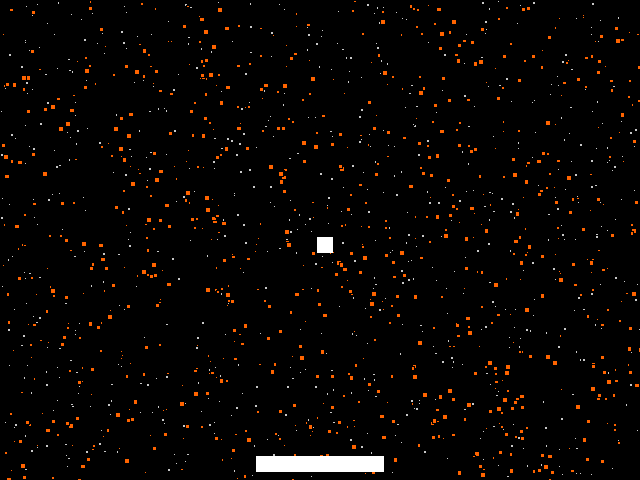
Frame 1 (no input)
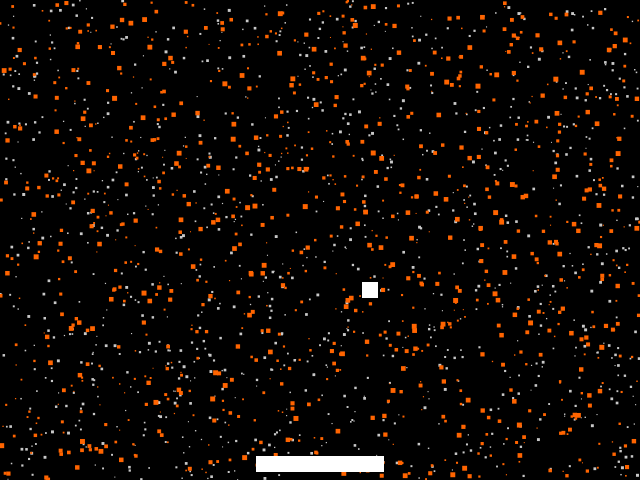
Frame 60 (the mouse pressed at the canvas centre just before this capture)
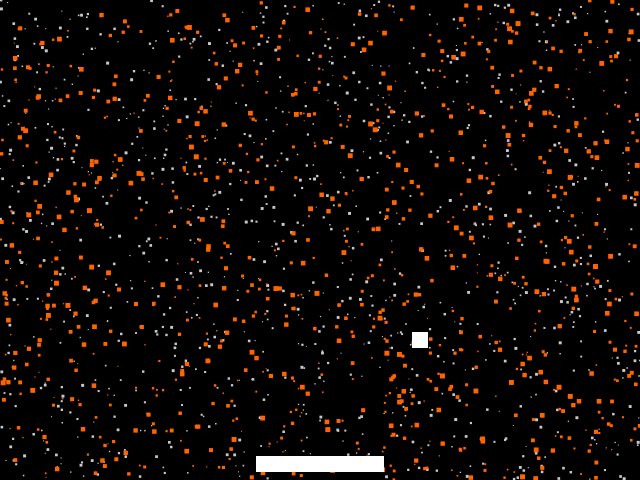
Frame 120 (the mouse held since frame 60 and released just before this capture)

The Processing sketch that drew these frames (run headless with seeded random() and noise(); from frame 60 on, the mouse is pressed at the canvas centre):

// Processing sketch: exercise02
// ── exercise02.pde
/*Generally, this program has a ball starting from midde of the screen, and one can use the arrow keys to move a paddle at the bottom of the screen. If the ball touches the paddle, it bounces off it, and then bounces off one of the edges of the screen to come back down to the bottom of the screen. If the ball does not touch the paddle, it starts to move from its inital place, which is in the middle of the screen. */ 

/*this section defines the properties of the variables that will be used*/
//declaring variable backgroundcolour and declaring it will be black.
color backgroundColor = color(0);

/*declaring properties of the static spots that appear and disappear.*/
//declaring that there are 1000 static spots.
int numStatic = 1000;
int staticSizeMin = 1;
int staticSizeMax = 3;
//declaring that the colour of the static spots will be light gray.
color staticColor = color(200);

/*CHANGED: added new variables in order to add orange static */
//1000 static specks
int newNumStatic=1000;
//minumum size of static is 1
int newStaticSizeMin=1;
//maximum size of static is 6
int newStaticSizeMax=5;
//colour of new static is orange
color newStaticColor= color(255,100,0);


/* declaring the variables processing will need to use to create the paddle (white rectangle) at the bottom of the screen.*/
int paddleX;
int paddleY;
int paddleVX;
int paddleSpeed = 10;
int paddleWidth = 128;
int paddleHeight = 16;
color paddleColor = color(255);


/*declaration of the variables processing will need to create the "ball" (the white square) that moves around the screen.*/
int ballX;
int ballY;
//speed at which the ball moves on the x-axis.
int ballVX;
//speed at which the ball moves on the y-axis.
int ballVY;
//speed at which the ball moves is 5.
int ballSpeed = 5;
int ballSize = 16;
color ballColor = color(255);

/*calling setup function, which tells processing what we want to happen at the start of the program. Void is declaring that the fucntion included in the setup function return no value.*/
void setup() {
  //size of screen
  size(640, 480);
  
/*calling these functions in the setup function will be used to tell processing where the paddle and thse ball at the start of the program.*/
  setupPaddle();
  setupBall();
}

/*declaring the start location of the paddle and the speed of the paddle at the start of the program  */
void setupPaddle() {
  paddleX = width/2;
  paddleY = height - paddleHeight;
  paddleVX = 0;
}

/*declaring the start location of the ball and the speed of the ball at the start of the program  */
void setupBall() {
  ballX = width/2;
  ballY = height/2;
  ballVX = ballSpeed;
  ballVY = ballSpeed;
}

/*calling the draw function, thus telling processing what we want to happen every frame of the program.  */ 
void draw() {
  //background in under the draw function because we don't want the gray dots, ball, and paddle to leave their trace on the screen.
  background(backgroundColor);

/*calling these functions in the draw functions tells processing that these functions will have to happen every frame.*/
  drawStatic();
  
  //CHANGED: called newDrawStatic function 
newDrawStatic();

  updatePaddle();
  updateBall();

  drawPaddle();
  drawBall();
}

/*declaring the drawStatic function tells processing what to do every frame with the little gray static specks */
void drawStatic() {
  //calling "for" function is telling processing to do a sequence of repetitions until certain actions are done a set number of times.
  // i=0 is declaring that at the start of the loop, the variable i has a value of 0. i< numStatic is declaring the condition for this loop: if the variable i has a integer value under 1000 (so maximum is 999), then the loop keeps going. If the variable i has the value above 999, the loop ends. i++ tells processing to add 1 to the variable i at the end of each loop. The opening curly bracket announces we are about to tell processing what action we want to do over and over in the loop.
  for (int i = 0; i < numStatic; i++) {
   //the random function will give x a random floating point between the point 0 on the x-axis and the width of the screen.
    float x = random(0,width);
   //the random function will give y a random floating point between the point 0 on the y-axis and the height of the screen.
   float y = random(0,height);
   //the size of the static gray spots with be a random floating number between 1 and 3. 
   float staticSize = random(staticSizeMin,staticSizeMax);
   fill(staticColor);
   rect(x,y,staticSize,staticSize);
   
   }
}

/*CHANGED: declaring the newdrawStatic function tells processing what to do every frame with the NEW ORANGE static specks */
void newDrawStatic() {
  //calling "for" function is telling processing to do a sequence of repetitions until certain actions are done a set number of times.
  // i=0 is declaring that at the start of the loop, the variable i has a value of 0. i< numStatic is declaring the condition for this loop: if the variable i has a integer value under 1000 (so maximum is 999), then the loop keeps going. If the variable i has the value above 999, the loop ends. i++ tells processing to add 1 to the variable i at the end of each loop. The opening curly bracket announces we are about to tell processing what action we want to do over and over in the loop.
  for (int i = 0; i < newNumStatic; i++) {
   //the random function will give x a random floating point between the point 0 on the x-axis and the width of the screen.
    float x = random(0,width);
   //the random function will give y a random floating point between the point 0 on the y-axis and the height of the screen.
   float y = random(0,height);
   //the size of the new static orange spots with be a random floating number between 1 and 3. 
   float newStaticSize = random(newStaticSizeMin,newStaticSizeMax);
   fill(newStaticColor);
   rect(x,y,newStaticSize,newStaticSize);
   
   }
}

//the updatePaddle function tells processing what actions to do with the paddle.
void updatePaddle() {
  //the location of the paddle on the x-axis is equal to the location of the paddle on the x-axis plus the speed at which the paddle travels on the x-axis. 
  paddleX += paddleVX;  
  //the location of the paddle on the x-axis will be between the 64th pixel on the x-axis and the width of the window minus 64 pixels.
  paddleX = constrain(paddleX,0+paddleWidth/2,width-paddleWidth/2);
}

//the updateBall function tells processing what actions to do with the ball every frame.
void updateBall() {
  // the location of the ball on the x-axis is equal to the location of the paddle on the x-axis plus the speed at which the ball travels on the x-axis..          
  ballX += ballVX;
  //the location of the ball on the x-axis is equal to the location of the paddle on the x-axis plus the speed at which the ball travels on the y-axis.
  ballY += ballVY;
  
  
  /* calling functions that tell processing what to do what to do when the ball hits the paddle, hits the wall of the screen, and hits the bottom of the screen.*/
  handleBallHitPaddle();
  handleBallHitWall();
  handleBallOffBottom();
}

// defining the function to draw the paddle which will be drawn every frame.
void drawPaddle() {
  //calling this function tells processing the the x and y coordinates of the paddle are at the center of the paddle, and not the top left corner.
  rectMode(CENTER);
  //the paddle will have no stroke. 
  noStroke();
  //the paddle will be white.
  fill(paddleColor);
  //draw paddle at paddleX and paddleY, and the paddle will have a width of 128 and a height of 16, will be at 464 on the y-axis.
  rect(paddleX, paddleY, paddleWidth, paddleHeight);
}

//telling processing what actions to do with the ball every frame.
void drawBall() {
  //calling this function tells processing the the x and y coordinates of the ball are at the center of the ball, and not the top left corner.
  rectMode(CENTER);
  //the ball will have no stroke. 
  noStroke();
  //the colour of the ball will be white.
  fill(ballColor);
  //drawing the ball at the location of ballX and ballY at that moment, and with have a width of 16 and a height of 16.
  rect(ballX, ballY, ballSize, ballSize);
}

//defining the function that tells processing what to do when the ball hits the paddle.
void handleBallHitPaddle() {
  /* if this function returns true, THEN */ 
  if (ballOverlapsPaddle()) {
    // the location of the ball on the y-axis is equal to 464 minus 8 minus 8 (so 448), THEN 
    ballY = paddleY - paddleHeight/2 - ballSize/2;
    //velosity is reversed  
    ballVY = -ballVY;
    //CHANGED the ballspeed to 11 (5+6)
    ballSpeed = ballSpeed+6;
    //CHANGED: inserted a conditional to make sure the ball would bounce back up after hitting the paddle instead of possibly running off the screen.
    //if the velocity is reversed (if the ball is moving left, in other words), THEN
    if(ballVY<0){
      //CHANGED: the speed at which the ball moves on the Y axis is changed to -11.
      ballVY = -ballSpeed;
    }
    //CHANGED: if this conditional is false, THEN
    else
    {
      //CHANGED: the ball will travel at the speed of 11.
      ballVY =ballSpeed;
    }
  }
}

//defining what the function ballOverlarpsPaddle does
boolean ballOverlapsPaddle() {
  //if it is true that the location of the ball on the x-axis minus 8 is bigger than the location of the paddle on the x-axis minus 64 AND that the location of the ball on the x-axis plus 8 is smaller than the location of the paddle on the x-axis plus 64,  
  if (ballX - ballSize/2 > paddleX - paddleWidth/2 && ballX + ballSize/2 < paddleX + paddleWidth/2) {
    //if it is true that the location of the ball on the y-axis is bidder and the location of the paddle on the y-axis minus 8
    if (ballY > paddleY - paddleHeight/2) {
      /*if it is true, the function will return true, otherwise will return false*/
      return true;
    }
}
  return false;
}

//function to tell processing what to do if the ball hits the bottom of the screen.
void handleBallOffBottom() {
  //if it is true that the ball hits the bottom of the screen, then
  if (ballOffBottom()) {
    //the location of the ball on the a-xis will be at 320.
    ballX = width/2;
   //the location of the ball on the y-axis will be at 240.
    ballY = height/2;
  }
}

//defining what the function ballOffBottom does
boolean ballOffBottom() {
  //if it is true that the location of the ball on y-axis minus 8 is bigger than 640, then the function return true, otherwise the function will return false.
  return (ballY - ballSize/2 > height);
}

//defining function telling processing what to do if the ball hit one of the walls.
void handleBallHitWall() {
  //if it is true that the the location of the ball on the x-axis minus 8 is smaller than 0, THEN,
  if (ballX - ballSize/2 < 0) {
    //the location of the ball on the X-axis will be 8.
    ballX = 0 + ballSize/2;
    //and the velosity will be reversed
    ballVX = -ballVX;
    //if all the conditions turn out to be false, THEN IF this next expression is true...
  } else if (ballX + ballSize/2 > width) {
    //then the location of the ball on the x-axis will be equal to 640 minus 8.
    ballX = width - ballSize/2;
    //the velosity of the ball will be reversed.
    ballVX = -ballVX;
  }
  
  //if it is true the that the location of the ball on the y-axis minus 8 is smaller than 0, THEN
  if (ballY - ballSize/2 < 0) {
    //the location of the ball on the y-axis will be equal to 8.
    ballY = 0 + ballSize/2;
    //the velosity of the ball will be reversed.
    ballVY = -ballVY;
  }
}

//this function tells processing what to do if a key is pressed
void keyPressed() {
  //if it is true that the left key is pressed
  if (keyCode == LEFT) {
   //then the velosity of the paddle will be reversed. 
    paddleVX = -paddleSpeed;
  // if the condition turns out to be false and the right key is pressed, THEN we look at if the right is pressed
} else if (keyCode == RIGHT) {
  //the speed of the paddle is 10.
    paddleVX = paddleSpeed;
  }
}

//this function tells processing what to do if a key is released.
void keyReleased() {
  //if it is true that the left key is release AND that the speed of the paddle is smaller than 0, THEN
  if (keyCode == LEFT && paddleVX < 0) {
    //the speed of the paddle is 0
    paddleVX = 0;
    //if it is false that left key is released AND that the speed of the paddle is smaller than 0, then if it is true that the right key is released  AND that the speed of the paddle is greater than 0, THEN
  } else if (keyCode == RIGHT && paddleVX > 0) {
    //the speed of the paddle is 0.
    paddleVX = 0;
  }
}
